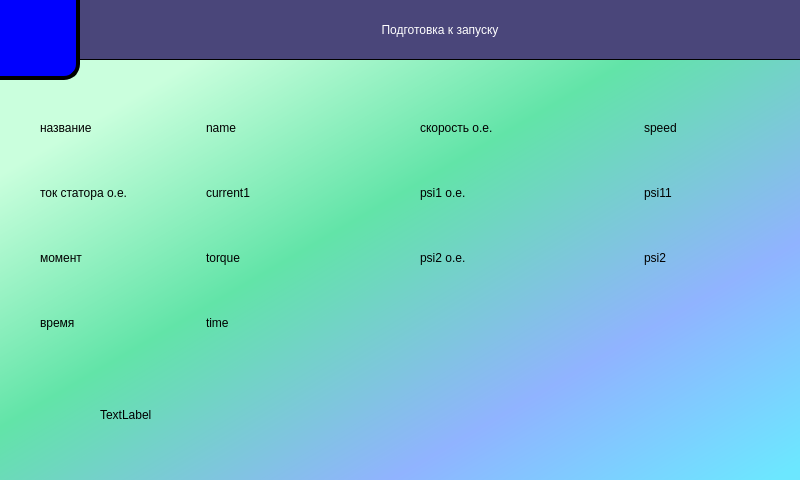
<?xml version="1.0" encoding="UTF-8"?>
<ui version="4.0">
 <class>RemoteRunEngine</class>
 <widget class="QWidget" name="RemoteRunEngine">
  <property name="geometry">
   <rect>
    <x>0</x>
    <y>0</y>
    <width>800</width>
    <height>480</height>
   </rect>
  </property>
  <property name="windowTitle">
   <string>Form</string>
  </property>
  <property name="styleSheet">
   <string notr="true">#RemoteRunEngine {
	background-color:qlineargradient(spread:pad, x1:0.174, y1:0.187, x2:0.965, y2:1, stop:0.00497512 rgba(202, 255, 221, 255), stop:0.338308 rgba(98, 228, 168, 255), stop:0.706468 rgba(144, 179, 255, 255), stop:1 rgba(108, 231, 255, 255));
}
</string>
  </property>
  <layout class="QVBoxLayout" name="verticalLayout" stretch="80,260,90">
   <property name="spacing">
    <number>15</number>
   </property>
   <property name="leftMargin">
    <number>0</number>
   </property>
   <property name="topMargin">
    <number>0</number>
   </property>
   <property name="rightMargin">
    <number>0</number>
   </property>
   <property name="bottomMargin">
    <number>20</number>
   </property>
   <item>
    <layout class="QGridLayout" name="headerLayout" rowstretch="60,20" columnstretch="80,720" columnminimumwidth="0,0">
     <property name="spacing">
      <number>0</number>
     </property>
     <item row="0" column="0" rowspan="2">
      <widget class="QPushButton" name="pb_back">
       <property name="sizePolicy">
        <sizepolicy hsizetype="Minimum" vsizetype="Expanding">
         <horstretch>0</horstretch>
         <verstretch>0</verstretch>
        </sizepolicy>
       </property>
       <property name="baseSize">
        <size>
         <width>80</width>
         <height>80</height>
        </size>
       </property>
       <property name="font">
        <font>
         <italic>false</italic>
         <bold>true</bold>
        </font>
       </property>
       <property name="layoutDirection">
        <enum>Qt::LeftToRight</enum>
       </property>
       <property name="styleSheet">
        <string notr="true">#pb_back {
border-right: 4px solid black;
border-bottom: 4px solid black;
border-bottom-right-radius: 16px;
background-color:blue;
}

#pb_back:pressed {
border-right: 8px solid black;
border-bottom: 8px solid black;
}

#pb_back::disabled {
background-color: grey;
}</string>
       </property>
       <property name="text">
        <string/>
       </property>
       <property name="icon">
        <iconset resource="../../resources.qrc">
         <normaloff>:/images/back.png</normaloff>:/images/back.png</iconset>
       </property>
       <property name="iconSize">
        <size>
         <width>70</width>
         <height>70</height>
        </size>
       </property>
      </widget>
     </item>
     <item row="0" column="1">
      <widget class="QLabel" name="title">
       <property name="styleSheet">
        <string notr="true">#title {
	background-color: rgb(74, 70, 122);
	border-bottom: 1px solid black;
	color: white;
}</string>
       </property>
       <property name="text">
        <string>Подготовка к запуску</string>
       </property>
       <property name="alignment">
        <set>Qt::AlignCenter</set>
       </property>
      </widget>
     </item>
    </layout>
   </item>
   <item>
    <layout class="QGridLayout" name="table" rowstretch="0,0,0,0" columnstretch="150,200,210,140">
     <property name="leftMargin">
      <number>40</number>
     </property>
     <property name="rightMargin">
      <number>20</number>
     </property>
     <property name="horizontalSpacing">
      <number>20</number>
     </property>
     <property name="verticalSpacing">
      <number>0</number>
     </property>
     <item row="0" column="2">
      <widget class="QLabel" name="lb_speed">
       <property name="statusTip">
        <string/>
       </property>
       <property name="text">
        <string>скорость о.е.</string>
       </property>
       <property name="alignment">
        <set>Qt::AlignLeading|Qt::AlignLeft|Qt::AlignVCenter</set>
       </property>
      </widget>
     </item>
     <item row="0" column="1">
      <widget class="QLabel" name="name">
       <property name="statusTip">
        <string/>
       </property>
       <property name="text">
        <string>name</string>
       </property>
       <property name="alignment">
        <set>Qt::AlignLeading|Qt::AlignLeft|Qt::AlignVCenter</set>
       </property>
      </widget>
     </item>
     <item row="1" column="1">
      <widget class="QLabel" name="current1">
       <property name="statusTip">
        <string/>
       </property>
       <property name="text">
        <string>current1</string>
       </property>
       <property name="alignment">
        <set>Qt::AlignLeading|Qt::AlignLeft|Qt::AlignVCenter</set>
       </property>
      </widget>
     </item>
     <item row="3" column="1">
      <widget class="QLabel" name="time">
       <property name="statusTip">
        <string/>
       </property>
       <property name="text">
        <string>time</string>
       </property>
       <property name="alignment">
        <set>Qt::AlignLeading|Qt::AlignLeft|Qt::AlignVCenter</set>
       </property>
      </widget>
     </item>
     <item row="0" column="0">
      <widget class="QLabel" name="lb_name">
       <property name="statusTip">
        <string/>
       </property>
       <property name="text">
        <string>название</string>
       </property>
       <property name="alignment">
        <set>Qt::AlignLeading|Qt::AlignLeft|Qt::AlignVCenter</set>
       </property>
      </widget>
     </item>
     <item row="1" column="0">
      <widget class="QLabel" name="lb_current1">
       <property name="statusTip">
        <string/>
       </property>
       <property name="text">
        <string>ток статора о.е.</string>
       </property>
       <property name="alignment">
        <set>Qt::AlignLeading|Qt::AlignLeft|Qt::AlignVCenter</set>
       </property>
      </widget>
     </item>
     <item row="3" column="0">
      <widget class="QLabel" name="lb_time">
       <property name="statusTip">
        <string/>
       </property>
       <property name="text">
        <string>время</string>
       </property>
       <property name="alignment">
        <set>Qt::AlignLeading|Qt::AlignLeft|Qt::AlignVCenter</set>
       </property>
      </widget>
     </item>
     <item row="0" column="3">
      <widget class="QLabel" name="speed">
       <property name="statusTip">
        <string/>
       </property>
       <property name="text">
        <string>speed</string>
       </property>
       <property name="alignment">
        <set>Qt::AlignLeading|Qt::AlignLeft|Qt::AlignVCenter</set>
       </property>
      </widget>
     </item>
     <item row="1" column="2">
      <widget class="QLabel" name="lb_psi1">
       <property name="statusTip">
        <string/>
       </property>
       <property name="text">
        <string>psi1 о.е.</string>
       </property>
       <property name="alignment">
        <set>Qt::AlignLeading|Qt::AlignLeft|Qt::AlignVCenter</set>
       </property>
       <property name="wordWrap">
        <bool>true</bool>
       </property>
      </widget>
     </item>
     <item row="1" column="3">
      <widget class="QLabel" name="psi1">
       <property name="statusTip">
        <string/>
       </property>
       <property name="text">
        <string>psi11</string>
       </property>
       <property name="alignment">
        <set>Qt::AlignLeading|Qt::AlignLeft|Qt::AlignVCenter</set>
       </property>
      </widget>
     </item>
     <item row="2" column="2">
      <widget class="QLabel" name="lb_psi2">
       <property name="statusTip">
        <string/>
       </property>
       <property name="text">
        <string>psi2 о.е.</string>
       </property>
       <property name="alignment">
        <set>Qt::AlignLeading|Qt::AlignLeft|Qt::AlignVCenter</set>
       </property>
       <property name="wordWrap">
        <bool>true</bool>
       </property>
      </widget>
     </item>
     <item row="2" column="3">
      <widget class="QLabel" name="psi2">
       <property name="statusTip">
        <string/>
       </property>
       <property name="text">
        <string>psi2</string>
       </property>
       <property name="alignment">
        <set>Qt::AlignLeading|Qt::AlignLeft|Qt::AlignVCenter</set>
       </property>
      </widget>
     </item>
     <item row="2" column="0">
      <widget class="QLabel" name="lb_torque">
       <property name="statusTip">
        <string/>
       </property>
       <property name="text">
        <string>момент</string>
       </property>
      </widget>
     </item>
     <item row="2" column="1">
      <widget class="QLabel" name="torque">
       <property name="statusTip">
        <string/>
       </property>
       <property name="text">
        <string>torque</string>
       </property>
      </widget>
     </item>
    </layout>
   </item>
   <item>
    <layout class="QHBoxLayout" name="horizontalLayout">
     <property name="spacing">
      <number>0</number>
     </property>
     <property name="leftMargin">
      <number>100</number>
     </property>
     <property name="rightMargin">
      <number>100</number>
     </property>
     <item>
      <widget class="QLabel" name="lbl_status">
       <property name="text">
        <string>TextLabel</string>
       </property>
       <property name="wordWrap">
        <bool>true</bool>
       </property>
      </widget>
     </item>
    </layout>
   </item>
  </layout>
 </widget>
 <resources>
  <include location="../../resources.qrc"/>
 </resources>
 <connections/>
</ui>
